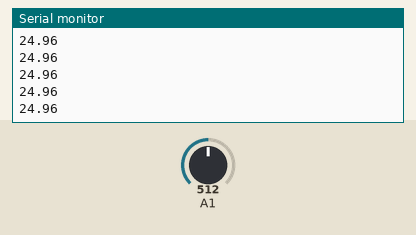
Simulated run of this sketch. Board: Arduino Uno, built with avr-gcc and run on an emulated ATmega328P. On the bench: the last lines printed to the serial monitor. Inputs (shaded band) come from the test bench; at power-on: A1 = 512.

Above: at 1.2 s.
1.3 s: A1 set to 716
At 1.32 s:
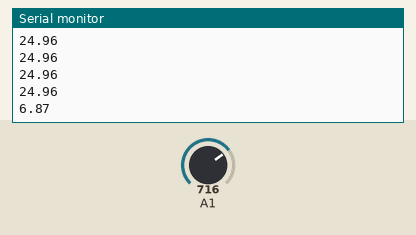
2.8 s: A1 set to 900
At 2.83 s:
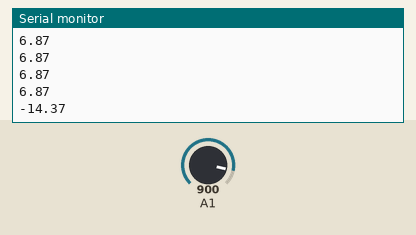
Timing chart, 0 to 5.8 s (numbered marks = the images above; inputs shaded):
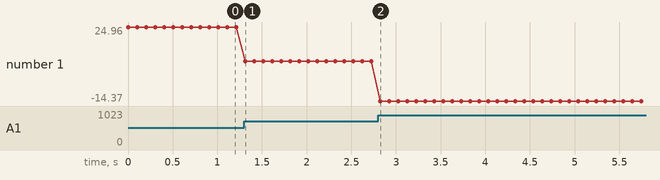

The sketch:

temp.ino
```cpp
#define B 3900

void setup() {
  // put your setup code here, to run once:
  Serial.begin(9600);
}

void loop() {
  // put your main code here, to run repeatedly:
  int val;
  float temperature_calc;
  float RT;

val = analogRead(1);
RT = 1023./val - 1;
temperature_calc = (1.0 / (((log((10000/RT)/10000))/B)+1.0/(25+273.15)))-273.15;

Serial.println(temperature_calc);
delay(100);
}
```

Measured:
- after the input at 1.3 s, the serial monitor: prints a new line at once (image 1)
- after the input at 2.8 s, the serial monitor: prints a new line at once (image 2)
- plotted number 1: 24.96 → 6.87 after the input at 1.3 s, 6.87 → -14.37 after the input at 2.8 s
